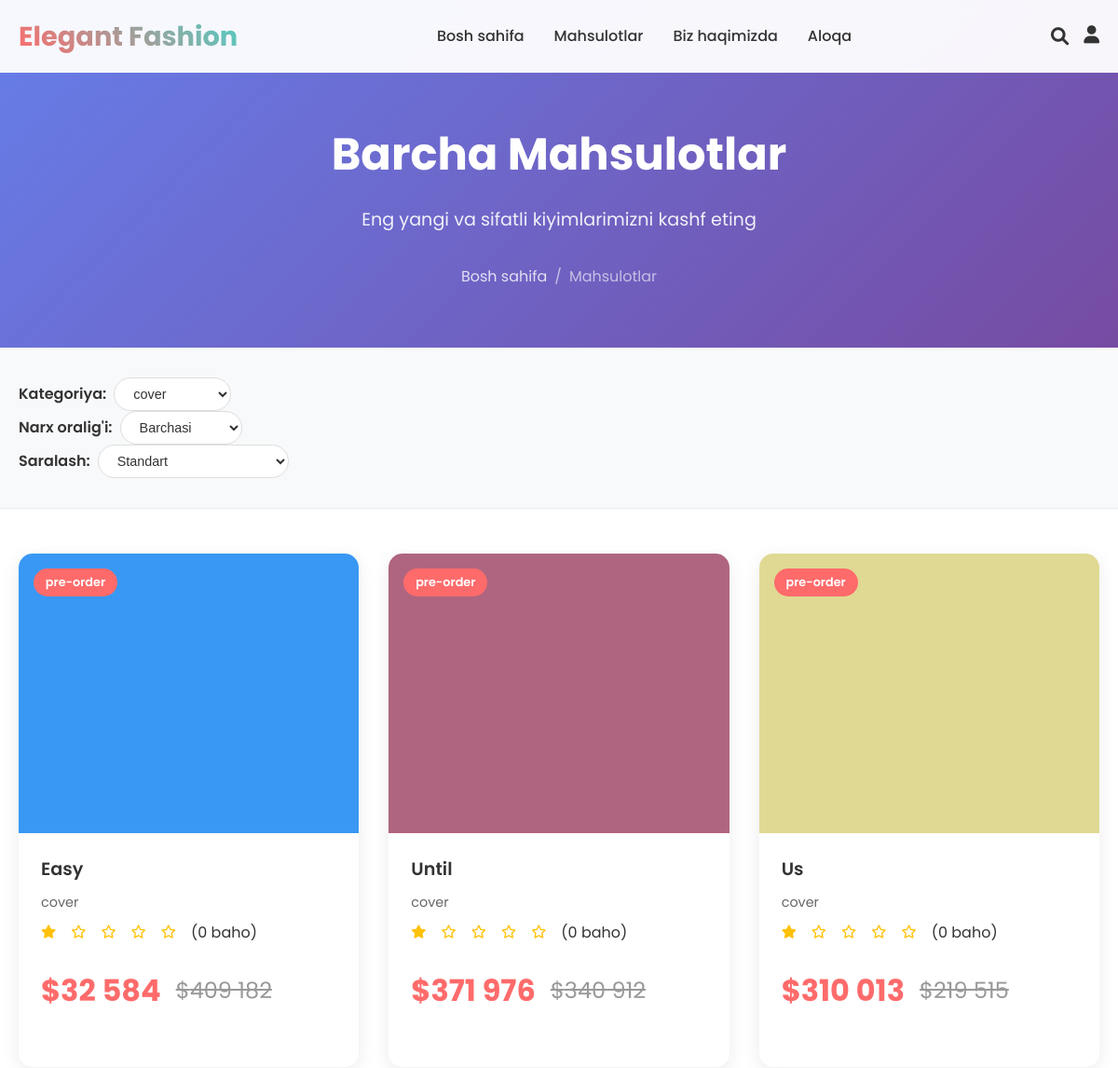
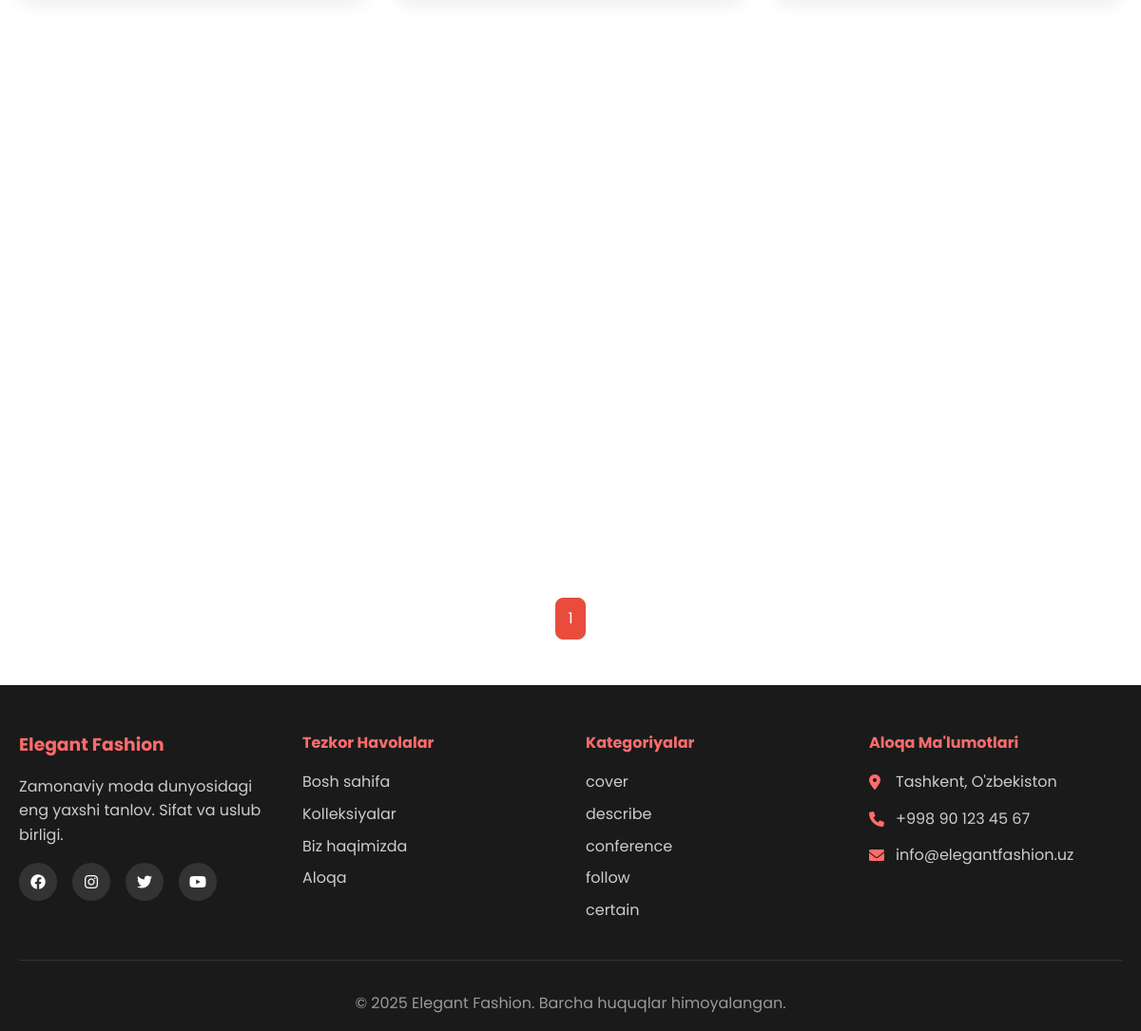
The page /product?category=1 on the database as committed earlier (2 pictures, top to bottom).
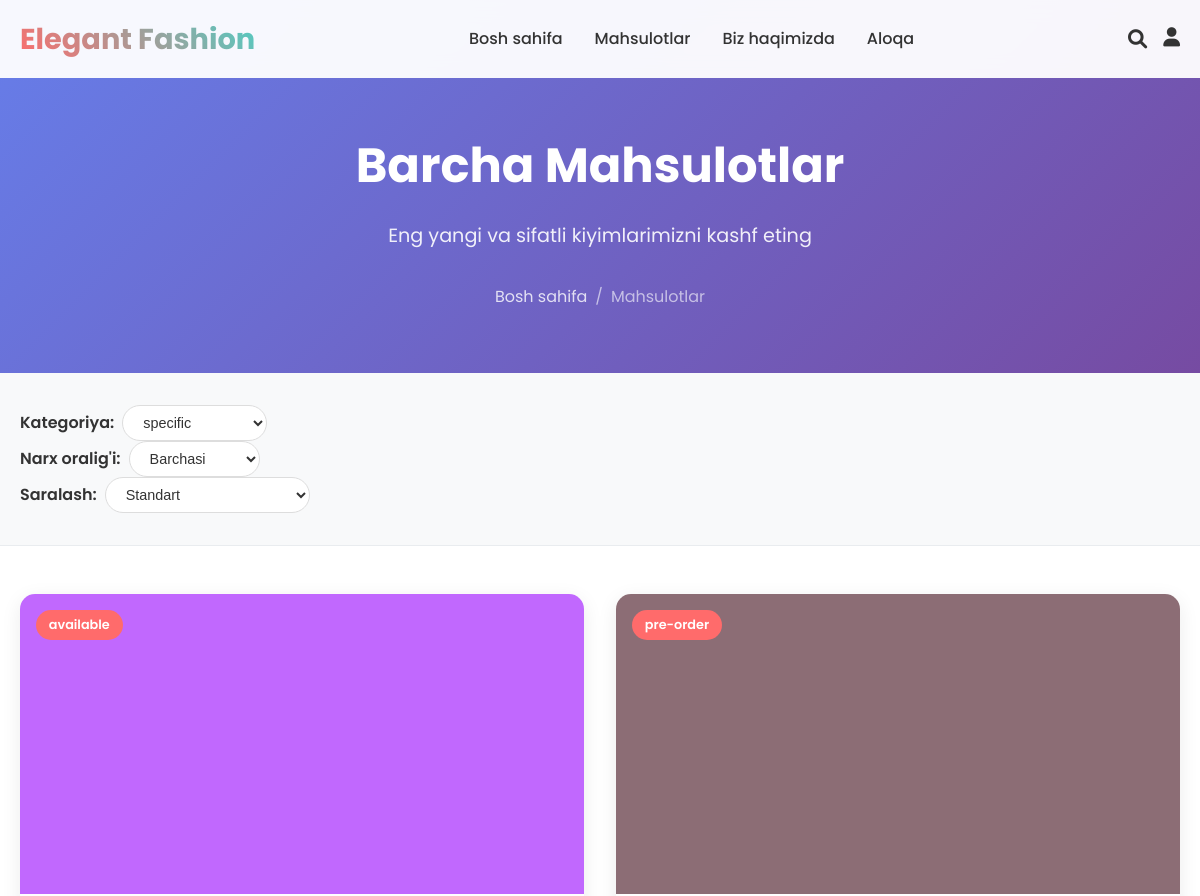
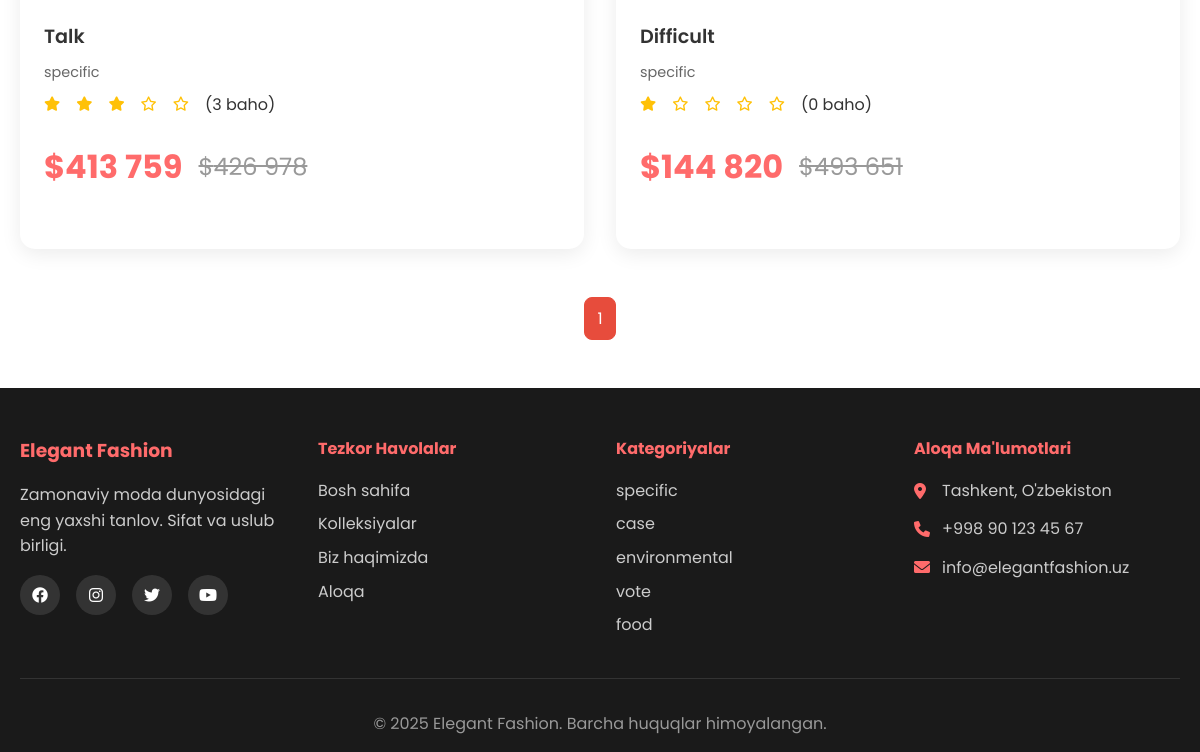
The same page on the database as committed later (2 pictures, top to bottom).
### home/models.py (models this page shows, shortened)
class Product(models.Model):
    name = models.CharField(max_length=200)
    category = models.ForeignKey('Category', on_delete=models.CASCADE)
    description = models.TextField()
    current_price = models.IntegerField( blank=True, null=True)
    old_price = models.IntegerField( blank=True, null=True)
    main_image = models.ImageField(upload_to='')
    images = models.ManyToManyField('Images')
    grade = models.IntegerField(default=0)
    status = models.ForeignKey('Status', on_delete=models.CASCADE)
    count = models.IntegerField(default=0)
    colors = models.ManyToManyField('Colors')
    sizes = models.ManyToManyField('Sizes')
    materials = models.ForeignKey('Materials', on_delete=models.CASCADE, null=True)
    lengths = models.IntegerField(null=True, blank=True)
    producer = models.ForeignKey('Producer', on_delete=models.CASCADE, null=True)
    guarantee = models.IntegerField(null=True, blank=True)
    content = RichTextField(blank=True, null=True)
    top = models.BooleanField(default=False)

class Status(models.Model):
    name = models.CharField(max_length=50)
    def __str__(self):
        return self.name

class Category(models.Model):
    name = models.CharField(max_length=100)
    description = models.TextField(null=True, blank=True)
    image = models.ImageField(upload_to='', null=True, blank=True)
    def __str__(self):
        return self.name

### home/views.py (the view, shortened to what this page needs)
# urls.py: path('product', product, name='product'),
def product(request):
    products = Product.objects.all()
    category_id = request.GET.get('category')
    price_range = request.GET.get('price')
    sort_option = request.GET.get('sort')
    categories = Category.objects.all()
    products = Product.objects.all()
    selected_category = None
    if category_id:
        products = products.filter(category_id=category_id)
        selected_category = get_object_or_404(Category, id=category_id)
    paginator = Paginator(products, 5)
    page_number = request.GET.get('page')
    page_obj = paginator.get_page(page_number)
    context = {
        'categories': categories,
        'products': page_obj,
        'page_obj': page_obj,
        'selected_category': selected_category,
        'selected_price': price_range,
        'selected_sort': sort_option,
    }
    return render(request, 'products.html', context)

### home/tags.py (called while the page is built)
@register.filter
def intspace(value):
    try:
        orig = str(int(value))
        if orig.startswith('-'):
            negative = '-'
            orig = orig[1:]
        else:
            negative = ''
        result = ''
        for i, digit in enumerate(reversed(orig)):
            if i > 0 and i % 3 == 0:
                result = ' ' + result
            result = digit + result
        return negative + result
    except (ValueError, TypeError):
        return value

@register.filter
def categories(user):
    return Category.objects.all()

@register.filter
def star_rating_html(rating):
    if rating is None or rating == 0:
        rating = 0
    rating = max(1, min(5, int(rating)))
    html = ""
    for i in range(1, 6):
        if i <= rating:
            html += '<i class="fas fa-star text-warning"></i>'
        else:
            html += '<i class="far fa-star text-muted"></i>'
    return html

@register.filter
def reviews_count(product):
    from .models import ProductView
    return ProductView.objects.filter(product=product).count()

### templates/products.html (shortened to what this page needs)
{% extends 'base.html' %}{% load static %} {% load tags %}
{% block content %}
<section class="page-header">
    <div class="container">
        <div class="page-header-content">
            <h1>Barcha Mahsulotlar</h1>
            <p>Eng yangi va sifatli kiyimlarimizni kashf eting</p>
            <nav class="breadcrumb">
                <a href="{% url 'home' %}">Bosh sahifa</a>
                <span>/</span>
                <span>Mahsulotlar</span>
            </nav>
        </div>
    </div>
</section>
<section>
    <section class="filter-section">
        <div class="container">
            <div class="filters">
                <form method="get" action="{% url 'product' %}">
                    <div class="filter-group">
                        <label>Kategoriya:</label>
                        <select name="category" id="categoryFilter" onchange="this.form.submit()">
                            {% for c in categories %}
                            <option value="{{ c.id }}" {% if selected_category and selected_category.id == c.id %}selected{% endif %}>
                                {{ c.name }}
                            </option>
                            {% endfor %}
                        </select>
                    </div>
                    <div class="filter-group">
                        <label>Narx oralig'i:</label>
                        <select name="price" id="priceFilter" onchange="this.form.submit()">
                            <option value="">Barchasi</option>
                        </select>
                    </div>
                    <div class="filter-group">
                        <label>Saralash:</label>
                        <select name="sort" id="sortFilter" onchange="this.form.submit()">
                            <option value="">Standart</option>
                        </select>
                    </div>
                </form>
            </div>
        </div>
    </section>
    <section class="products-page">
        <div class="container">
            <div class="products-grid" id="productsGrid">
                {% for product in products %}
                <div class="product-card" data-category="women" data-price="259">
                    <div class="product-image">
                        <img src="{{ product.main_image.url }}" alt="{{ product.name }}" width="100%">
                        <div class="product-badge">{{ product.status}}</div>
                    </div>
                    <div class="product-info">
                        <h4>{{ product.name }}</h4>
                        <p class="product-category">{{ product.category }}</p>
                        <div class="product-rating">
                           {{ product|average_rating|star_rating_html|safe }}
                        <span class="rating-count">({{ product|reviews_count }} baho)</span>
                        </div>
                        <div class="product-price">
                            <span class="current-price">${{ product.current_price|intspace }}</span>
                            <span class="old-price">${{ product.old_price|intspace }}</span>
                        </div>
                    </div>
                </div>
                {% endfor %}
            </div>
            <div class="pagination">
                {% for num in products.paginator.page_range %}
                {% if products.number == num %}
                <span class="active">{{ num }}</span>
                {% else %}
                <a
                    href="?category={{ selected_category.id }}&price={{ selected_price }}&sort={{ selected_sort }}&page={{ num }}">{{num }}</a>
                {% endif %}
                {% endfor %}
            </div>
        </div>
    </section>
    {% endblock %}

### templates/base.html (shortened to what the changed rows need)
{% load static %} {% load tags %}
<!DOCTYPE html>
<html lang="uz">
<head>
    <link rel="stylesheet" href="{% static 'css/style.css' %}">
    <link rel="stylesheet" href="{% static 'css/additional-styles.css' %}">
    <link rel="stylesheet" href="https://cdnjs.cloudflare.com/ajax/libs/font-awesome/6.0.0/css/all.min.css">
</head>
<body>
    <header class="header">
        <nav class="navbar">
            <div class="nav-container">
                <div class="nav-logo">
                    <h2>Elegant Fashion</h2>
                </div>
            </div>
        </nav>
    </header>
    {% block content %}
    {% endblock %}
    <footer id="contact" class="footer">
        <div class="container">
            <div class="footer-content">
                <div class="footer-section">
                    <ul>
                        {% for category in request.user|categories %}
                        <li><a href="{% url 'product' %}?category={{ category.id }}">{{ category.name }}</a></li>
                        {% endfor %}
                    </ul>
                </div>
            </div>
        </div>
    </footer>
</body>
</html>

Rows that differ between the two databases and show on the page:
no longer on this page (row edited): Product: main_image (picture), status "pre-order", name "Easy", category "cover", id "0", current_price "32 584", old_price "409 182"
no longer on this page (row edited): Product: main_image (picture), status "pre-order", name "Until", category "cover", id "0", current_price "371 976", old_price "340 912"
no longer on this page (row edited): Product: main_image (picture), status "pre-order", name "Us", category "cover", id "0", current_price "310 013", old_price "219 515"
now on this page (row edited): Product: main_image (picture), status "available", name "Talk", category "specific", id "3", current_price "413 759", old_price "426 978"
now on this page (row edited): Product: main_image (picture), status "pre-order", name "Difficult", category "specific", id "0", current_price "144 820", old_price "493 651"
changed Category: name "cover" → "specific"
changed Category: name "describe" → "case"
changed Category: name "conference" → "environmental"
changed Category: name "follow" → "vote"
changed Category: name "certain" → "food"
Other text that changed with them:
form field category: "cover" → "specific"
